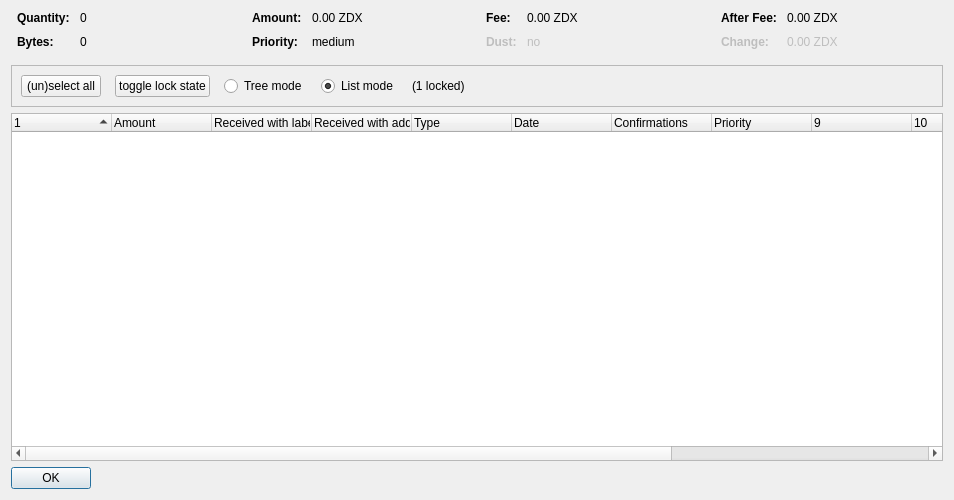
<?xml version="1.0" encoding="UTF-8"?>
<ui version="4.0">
 <class>CoinControlDialog</class>
 <widget class="QDialog" name="CoinControlDialog">
  <property name="geometry">
   <rect>
    <x>0</x>
    <y>0</y>
    <width>954</width>
    <height>500</height>
   </rect>
  </property>
  <property name="windowTitle">
   <string>Coin Selection</string>
  </property>
  <layout class="QVBoxLayout" name="verticalLayout">
   <item>
    <layout class="QHBoxLayout" name="horizontalLayoutTop" stretch="0,0,0,0">
     <property name="topMargin">
      <number>0</number>
     </property>
     <property name="bottomMargin">
      <number>10</number>
     </property>
     <item>
      <layout class="QFormLayout" name="formLayoutCoinControl1">
       <property name="horizontalSpacing">
        <number>10</number>
       </property>
       <property name="verticalSpacing">
        <number>10</number>
       </property>
       <property name="leftMargin">
        <number>6</number>
       </property>
       <property name="rightMargin">
        <number>6</number>
       </property>
       <item row="0" column="0">
        <widget class="QLabel" name="labelCoinControlQuantityText">
         <property name="font">
          <font>
           <weight>75</weight>
           <bold>true</bold>
          </font>
         </property>
         <property name="text">
          <string>Quantity:</string>
         </property>
        </widget>
       </item>
       <item row="0" column="1">
        <widget class="QLabel" name="labelCoinControlQuantity">
         <property name="cursor">
          <cursorShape>IBeamCursor</cursorShape>
         </property>
         <property name="contextMenuPolicy">
          <enum>Qt::ActionsContextMenu</enum>
         </property>
         <property name="text">
          <string notr="true">0</string>
         </property>
         <property name="textInteractionFlags">
          <set>Qt::LinksAccessibleByMouse|Qt::TextSelectableByKeyboard|Qt::TextSelectableByMouse</set>
         </property>
        </widget>
       </item>
       <item row="1" column="0">
        <widget class="QLabel" name="labelCoinControlBytesText">
         <property name="font">
          <font>
           <weight>75</weight>
           <bold>true</bold>
          </font>
         </property>
         <property name="text">
          <string>Bytes:</string>
         </property>
        </widget>
       </item>
       <item row="1" column="1">
        <widget class="QLabel" name="labelCoinControlBytes">
         <property name="cursor">
          <cursorShape>IBeamCursor</cursorShape>
         </property>
         <property name="contextMenuPolicy">
          <enum>Qt::ActionsContextMenu</enum>
         </property>
         <property name="text">
          <string notr="true">0</string>
         </property>
         <property name="textInteractionFlags">
          <set>Qt::LinksAccessibleByMouse|Qt::TextSelectableByKeyboard|Qt::TextSelectableByMouse</set>
         </property>
        </widget>
       </item>
      </layout>
     </item>
     <item>
      <layout class="QFormLayout" name="formLayoutCoinControl2">
       <property name="horizontalSpacing">
        <number>10</number>
       </property>
       <property name="verticalSpacing">
        <number>10</number>
       </property>
       <property name="leftMargin">
        <number>6</number>
       </property>
       <property name="rightMargin">
        <number>6</number>
       </property>
       <item row="0" column="0">
        <widget class="QLabel" name="labelCoinControlAmountText">
         <property name="font">
          <font>
           <weight>75</weight>
           <bold>true</bold>
          </font>
         </property>
         <property name="text">
          <string>Amount:</string>
         </property>
        </widget>
       </item>
       <item row="0" column="1">
        <widget class="QLabel" name="labelCoinControlAmount">
         <property name="cursor">
          <cursorShape>IBeamCursor</cursorShape>
         </property>
         <property name="contextMenuPolicy">
          <enum>Qt::ActionsContextMenu</enum>
         </property>
         <property name="text">
          <string notr="true">0.00 ZDX</string>
         </property>
         <property name="textInteractionFlags">
          <set>Qt::LinksAccessibleByMouse|Qt::TextSelectableByKeyboard|Qt::TextSelectableByMouse</set>
         </property>
        </widget>
       </item>
       <item row="1" column="0">
        <widget class="QLabel" name="labelCoinControlPriorityText">
         <property name="font">
          <font>
           <weight>75</weight>
           <bold>true</bold>
          </font>
         </property>
         <property name="text">
          <string>Priority:</string>
         </property>
        </widget>
       </item>
       <item row="1" column="1">
        <widget class="QLabel" name="labelCoinControlPriority">
         <property name="cursor">
          <cursorShape>IBeamCursor</cursorShape>
         </property>
         <property name="contextMenuPolicy">
          <enum>Qt::ActionsContextMenu</enum>
         </property>
         <property name="text">
          <string>medium</string>
         </property>
         <property name="textInteractionFlags">
          <set>Qt::LinksAccessibleByMouse|Qt::TextSelectableByKeyboard|Qt::TextSelectableByMouse</set>
         </property>
        </widget>
       </item>
      </layout>
     </item>
     <item>
      <layout class="QFormLayout" name="formLayoutCoinControl3">
       <property name="horizontalSpacing">
        <number>10</number>
       </property>
       <property name="verticalSpacing">
        <number>10</number>
       </property>
       <property name="leftMargin">
        <number>6</number>
       </property>
       <property name="rightMargin">
        <number>6</number>
       </property>
       <item row="0" column="0">
        <widget class="QLabel" name="labelCoinControlFeeText">
         <property name="font">
          <font>
           <weight>75</weight>
           <bold>true</bold>
          </font>
         </property>
         <property name="text">
          <string>Fee:</string>
         </property>
        </widget>
       </item>
       <item row="0" column="1">
        <widget class="QLabel" name="labelCoinControlFee">
         <property name="cursor">
          <cursorShape>IBeamCursor</cursorShape>
         </property>
         <property name="contextMenuPolicy">
          <enum>Qt::ActionsContextMenu</enum>
         </property>
         <property name="text">
          <string notr="true">0.00 ZDX</string>
         </property>
         <property name="textInteractionFlags">
          <set>Qt::LinksAccessibleByMouse|Qt::TextSelectableByKeyboard|Qt::TextSelectableByMouse</set>
         </property>
        </widget>
       </item>
       <item row="1" column="0">
        <widget class="QLabel" name="labelCoinControlLowOutputText">
         <property name="enabled">
          <bool>false</bool>
         </property>
         <property name="font">
          <font>
           <weight>75</weight>
           <bold>true</bold>
          </font>
         </property>
         <property name="text">
          <string>Dust:</string>
         </property>
        </widget>
       </item>
       <item row="1" column="1">
        <widget class="QLabel" name="labelCoinControlLowOutput">
         <property name="enabled">
          <bool>false</bool>
         </property>
         <property name="cursor">
          <cursorShape>IBeamCursor</cursorShape>
         </property>
         <property name="contextMenuPolicy">
          <enum>Qt::ActionsContextMenu</enum>
         </property>
         <property name="text">
          <string>no</string>
         </property>
         <property name="textInteractionFlags">
          <set>Qt::LinksAccessibleByMouse|Qt::TextSelectableByKeyboard|Qt::TextSelectableByMouse</set>
         </property>
        </widget>
       </item>
      </layout>
     </item>
     <item>
      <layout class="QFormLayout" name="formLayoutCoinControl4">
       <property name="horizontalSpacing">
        <number>10</number>
       </property>
       <property name="verticalSpacing">
        <number>10</number>
       </property>
       <property name="leftMargin">
        <number>6</number>
       </property>
       <property name="rightMargin">
        <number>6</number>
       </property>
       <item row="0" column="0">
        <widget class="QLabel" name="labelCoinControlAfterFeeText">
         <property name="font">
          <font>
           <weight>75</weight>
           <bold>true</bold>
          </font>
         </property>
         <property name="text">
          <string>After Fee:</string>
         </property>
        </widget>
       </item>
       <item row="0" column="1">
        <widget class="QLabel" name="labelCoinControlAfterFee">
         <property name="cursor">
          <cursorShape>IBeamCursor</cursorShape>
         </property>
         <property name="contextMenuPolicy">
          <enum>Qt::ActionsContextMenu</enum>
         </property>
         <property name="text">
          <string notr="true">0.00 ZDX</string>
         </property>
         <property name="textInteractionFlags">
          <set>Qt::LinksAccessibleByMouse|Qt::TextSelectableByKeyboard|Qt::TextSelectableByMouse</set>
         </property>
        </widget>
       </item>
       <item row="1" column="0">
        <widget class="QLabel" name="labelCoinControlChangeText">
         <property name="enabled">
          <bool>false</bool>
         </property>
         <property name="font">
          <font>
           <weight>75</weight>
           <bold>true</bold>
          </font>
         </property>
         <property name="text">
          <string>Change:</string>
         </property>
        </widget>
       </item>
       <item row="1" column="1">
        <widget class="QLabel" name="labelCoinControlChange">
         <property name="enabled">
          <bool>false</bool>
         </property>
         <property name="cursor">
          <cursorShape>IBeamCursor</cursorShape>
         </property>
         <property name="contextMenuPolicy">
          <enum>Qt::ActionsContextMenu</enum>
         </property>
         <property name="text">
          <string notr="true">0.00 ZDX</string>
         </property>
         <property name="textInteractionFlags">
          <set>Qt::LinksAccessibleByMouse|Qt::TextSelectableByKeyboard|Qt::TextSelectableByMouse</set>
         </property>
        </widget>
       </item>
      </layout>
     </item>
    </layout>
   </item>
   <item>
    <widget class="QFrame" name="frame">
     <property name="minimumSize">
      <size>
       <width>0</width>
       <height>40</height>
      </size>
     </property>
     <property name="frameShape">
      <enum>QFrame::StyledPanel</enum>
     </property>
     <property name="frameShadow">
      <enum>QFrame::Sunken</enum>
     </property>
     <layout class="QHBoxLayout" name="horizontalLayout">
      <item>
       <layout class="QHBoxLayout" name="horizontalLayoutPanel" stretch="0,0,0,0,0,0">
        <property name="spacing">
         <number>14</number>
        </property>
        <item>
         <widget class="QPushButton" name="pushButtonSelectAll">
          <property name="sizePolicy">
           <sizepolicy hsizetype="Maximum" vsizetype="Fixed">
            <horstretch>0</horstretch>
            <verstretch>0</verstretch>
           </sizepolicy>
          </property>
          <property name="text">
           <string>(un)select all</string>
          </property>
          <property name="autoDefault">
           <bool>false</bool>
          </property>
         </widget>
        </item>
        <item>
         <widget class="QPushButton" name="pushButtonToggleLock">
          <property name="sizePolicy">
           <sizepolicy hsizetype="Maximum" vsizetype="Fixed">
            <horstretch>0</horstretch>
            <verstretch>0</verstretch>
           </sizepolicy>
          </property>
          <property name="text">
           <string>toggle lock state</string>
          </property>
          <property name="autoDefault">
           <bool>false</bool>
          </property>
         </widget>
        </item>
        <item>
         <widget class="QRadioButton" name="radioTreeMode">
          <property name="sizePolicy">
           <sizepolicy hsizetype="Maximum" vsizetype="Fixed">
            <horstretch>0</horstretch>
            <verstretch>0</verstretch>
           </sizepolicy>
          </property>
          <property name="text">
           <string>Tree mode</string>
          </property>
         </widget>
        </item>
        <item>
         <widget class="QRadioButton" name="radioListMode">
          <property name="sizePolicy">
           <sizepolicy hsizetype="Maximum" vsizetype="Fixed">
            <horstretch>0</horstretch>
            <verstretch>0</verstretch>
           </sizepolicy>
          </property>
          <property name="text">
           <string>List mode</string>
          </property>
          <property name="checked">
           <bool>true</bool>
          </property>
         </widget>
        </item>
        <item>
         <widget class="QLabel" name="labelLocked">
          <property name="text">
           <string>(1 locked)</string>
          </property>
         </widget>
        </item>
        <item>
         <spacer name="horizontalSpacer">
          <property name="orientation">
           <enum>Qt::Horizontal</enum>
          </property>
          <property name="sizeHint" stdset="0">
           <size>
            <width>40</width>
            <height>20</height>
           </size>
          </property>
         </spacer>
        </item>
       </layout>
      </item>
     </layout>
    </widget>
   </item>
   <item>
    <widget class="CoinControlTreeWidget" name="treeWidget">
     <property name="contextMenuPolicy">
      <enum>Qt::CustomContextMenu</enum>
     </property>
     <property name="sortingEnabled">
      <bool>false</bool>
     </property>
     <property name="columnCount">
      <number>13</number>
     </property>
     <attribute name="headerShowSortIndicator" stdset="0">
      <bool>true</bool>
     </attribute>
     <attribute name="headerStretchLastSection">
      <bool>false</bool>
     </attribute>
     <column>
      <property name="text">
       <string/>
      </property>
     </column>
     <column>
      <property name="text">
       <string>Amount</string>
      </property>
     </column>
     <column>
      <property name="text">
       <string>Received with label</string>
      </property>
     </column>
     <column>
      <property name="text">
       <string>Received with address</string>
      </property>
     </column>
     <column>
      <property name="text">
	<string>Type</string>
      </property>
     </column>
     <column>
      <property name="text">	 
       <string>Date</string>
      </property>
     </column>
     <column>
      <property name="text">
       <string>Confirmations</string>
      </property>
      <property name="toolTip">
       <string>Confirmed</string>
      </property>
     </column>
     <column>
      <property name="text">
       <string>Priority</string>
      </property>
     </column>
     <column>
      <property name="text">
       <string/>
      </property>
     </column>
     <column>
      <property name="text">
       <string/>
      </property>
     </column>
     <column>
      <property name="text">
       <string/>
      </property>
     </column>
     <column>
      <property name="text">
       <string/>
      </property>
     </column>
     <column>
      <property name="text">
       <string/>
      </property>
     </column>
    </widget>
   </item>
   <item>
    <widget class="QDialogButtonBox" name="buttonBox">
     <property name="sizePolicy">
      <sizepolicy hsizetype="Maximum" vsizetype="Fixed">
       <horstretch>0</horstretch>
       <verstretch>0</verstretch>
      </sizepolicy>
     </property>
     <property name="orientation">
      <enum>Qt::Horizontal</enum>
     </property>
     <property name="standardButtons">
      <set>QDialogButtonBox::Ok</set>
     </property>
    </widget>
   </item>
  </layout>
 </widget>
 <customwidgets>
  <customwidget>
   <class>CoinControlTreeWidget</class>
   <extends>QTreeWidget</extends>
   <header>coincontroltreewidget.h</header>
  </customwidget>
 </customwidgets>
 <resources/>
 <connections/>
</ui>
